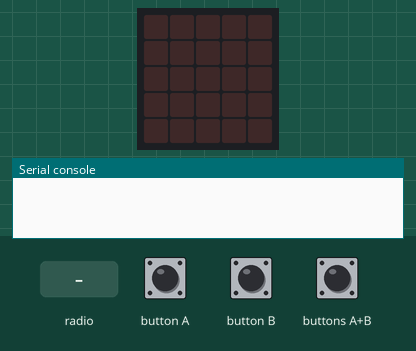
The program below on a simulated BBC micro:bit (MakeCode). Shown: the board's 5×5 LED display, the last lines printed to the serial console. Inputs (shaded band) come from the test bench. Random numbers come from a fixed seed; no radio messages arrive unless stated (any console line starting 'radio sent:' is added by the test bench).

Above: at 1.2 s.
1.3 s: button A pressed for 0.15 s
At 2.6 s:
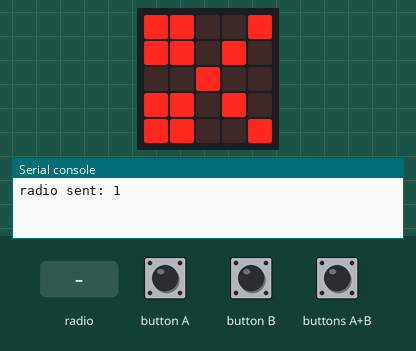
2.9 s: button B pressed for 0.15 s
At 3.8 s:
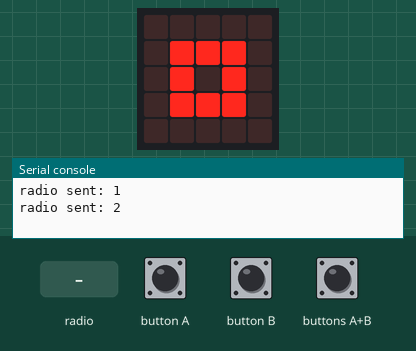
4.5 s: buttons A+B pressed for 0.15 s
At 5.0 s:
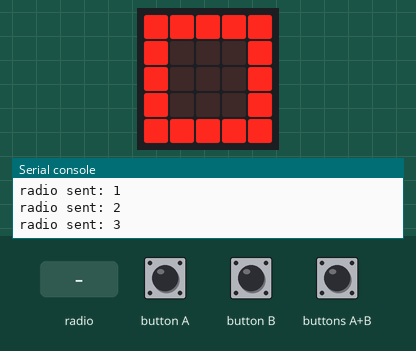
6.1 s: radio message "1" arrives
At 7.5 s:
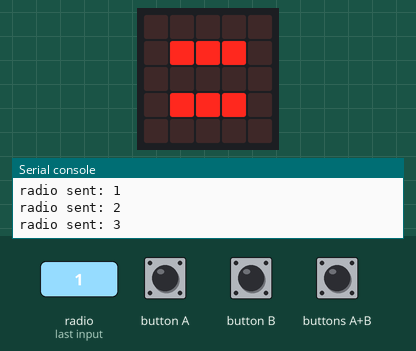
8.7 s: radio message "2" arrives
At 10.7 s:
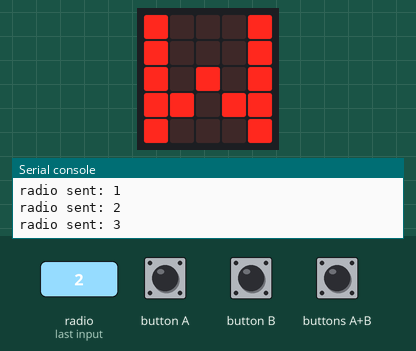
11.3 s: radio message "2" arrives
At 12.7 s:
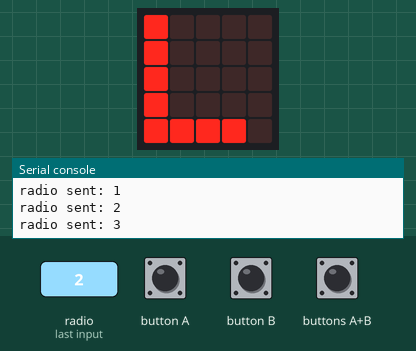
Timing chart, 0 to 14.3 s (numbered marks = the images above; inputs shaded):
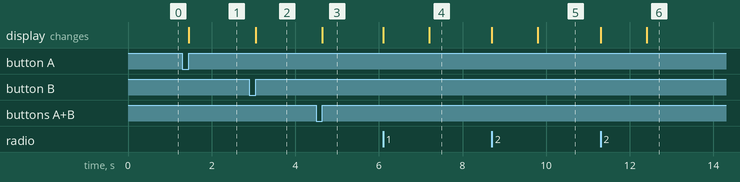

The program:

main.ts
```typescript
radio.onReceivedNumber(function (receivedNumber) {
    list = [1, 2, 3]
    對方 = list[randint(0, 2)]
    if (對方 == 1) {
        basic.showIcon(IconNames.Scissors)
    }
    if (對方 == 2) {
        basic.showIcon(IconNames.SmallSquare)
    }
    if (對方 == 3) {
        basic.showIcon(IconNames.Square)
    }
    basic.pause(500)
    if (receivedNumber == 1 && 對方 == 1) {
        basic.showString("=")
    }
    if (receivedNumber == 1 && 對方 == 2) {
        basic.showString("W")
    }
    if (receivedNumber == 1 && 對方 == 3) {
        basic.showString("L")
    }
    if (receivedNumber == 2 && 對方 == 1) {
        basic.showString("L")
    }
    if (receivedNumber == 2 && 對方 == 2) {
        basic.showString("=")
    }
    if (receivedNumber == 2 && 對方 == 3) {
        basic.showString("W")
    }
    if (receivedNumber == 3 && 對方 == 1) {
        basic.showString("W")
    }
    if (receivedNumber == 3 && 對方 == 2) {
        basic.showString("L")
    }
    if (receivedNumber == 3 && 對方 == 3) {
        basic.showString("=")
    }
})
input.onButtonPressed(Button.A, function () {
    我方 = 1
    radio.sendNumber(1)
    basic.showIcon(IconNames.Scissors)
})
input.onButtonPressed(Button.AB, function () {
    我方 = 3
    radio.sendNumber(3)
    basic.showIcon(IconNames.Square)
})
input.onButtonPressed(Button.B, function () {
    我方 = 2
    radio.sendNumber(2)
    basic.showIcon(IconNames.SmallSquare)
})
let 我方 = 0
let 對方 = 0
let list: number[] = []
radio.setGroup(5)
```

test.ts
```typescript
// 在這裡測試；當此封包作為擴充功能時，將不會編譯此內容。
```

Measured:
- after the input at 1.3 s, the display: changes after 0.15 s (image 1)
- after the input at 2.9 s, the display: changes after 0.15 s (image 2)
- after the input at 4.5 s, the display: changes after 0.15 s (image 3)
- after the input at 6.1 s, the display: first changes at once (image 4 shows a later state)
- after the input at 8.7 s, the display: first changes at once (image 5 shows a later state)
- after the input at 11.3 s, the display: first changes at once (image 6 shows a later state)
